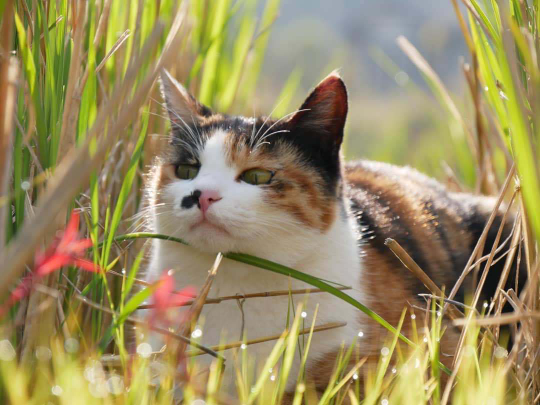
#> input picture image/samsac.jpeg, 540 x 405 px
$ python opencv_img03.py
#> lines starting #> are read from the running program, lines starting #| are printed output that depends on the picture
import cv2
import numpy # 행렬이나 배열 수식처리를 하기위한 라이브러리 (C#은 리스트나 행렬이 포함되있음)

# 이미지 로드 기본틀
org = cv2.imread('./image/samsac.jpeg', cv2.IMREAD_REDUCED_COLOR_2)
#> org is the input picture: shape (405, 540, 3); mean B, G, R 96.5, 140.9, 154.3
gray = cv2.cvtColor(org, cv2.COLOR_BGR2GRAY)
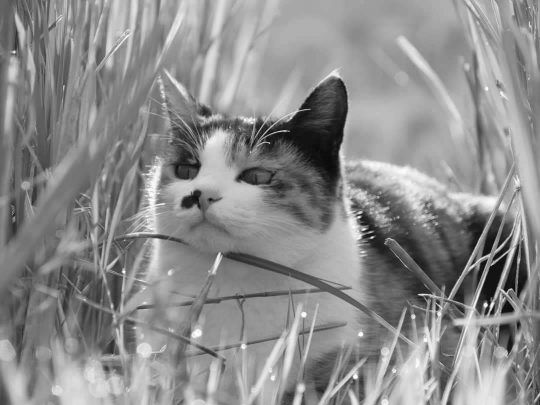
#> gray: shape (405, 540); min 10, max 255, mean 139.9


h, w, c = org.shape
#> h = 405; w = 540; c = 3

cropped = org[:, :int(w/2)] # 원본(이미지 객체)을 배열로 자름(이미지 넓이 반으로 자르기)
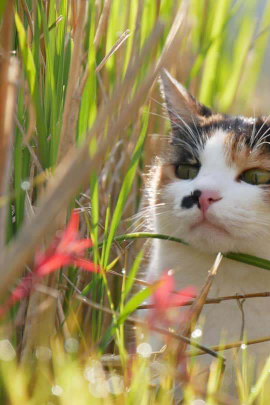
#> cropped: shape (405, 270, 3); mean B, G, R 89.3, 140, 153.9
# cropped = org[:int(h/2), :] # 원본(이미지 객체)을 배열로 자름(이미지 높이 반으로 자르기)

cv2.imshow('Original', org)  # cv 새창열림
cv2.imshow('Cropped', cropped)  # 반으로 자른 이미지

cv2.waitKey(0)  # 창에서 키입력 대기 (이게 없으면 창이 열리고 바로 꺼짐)
cv2.destroyAllWindows() # 메모리 해제
